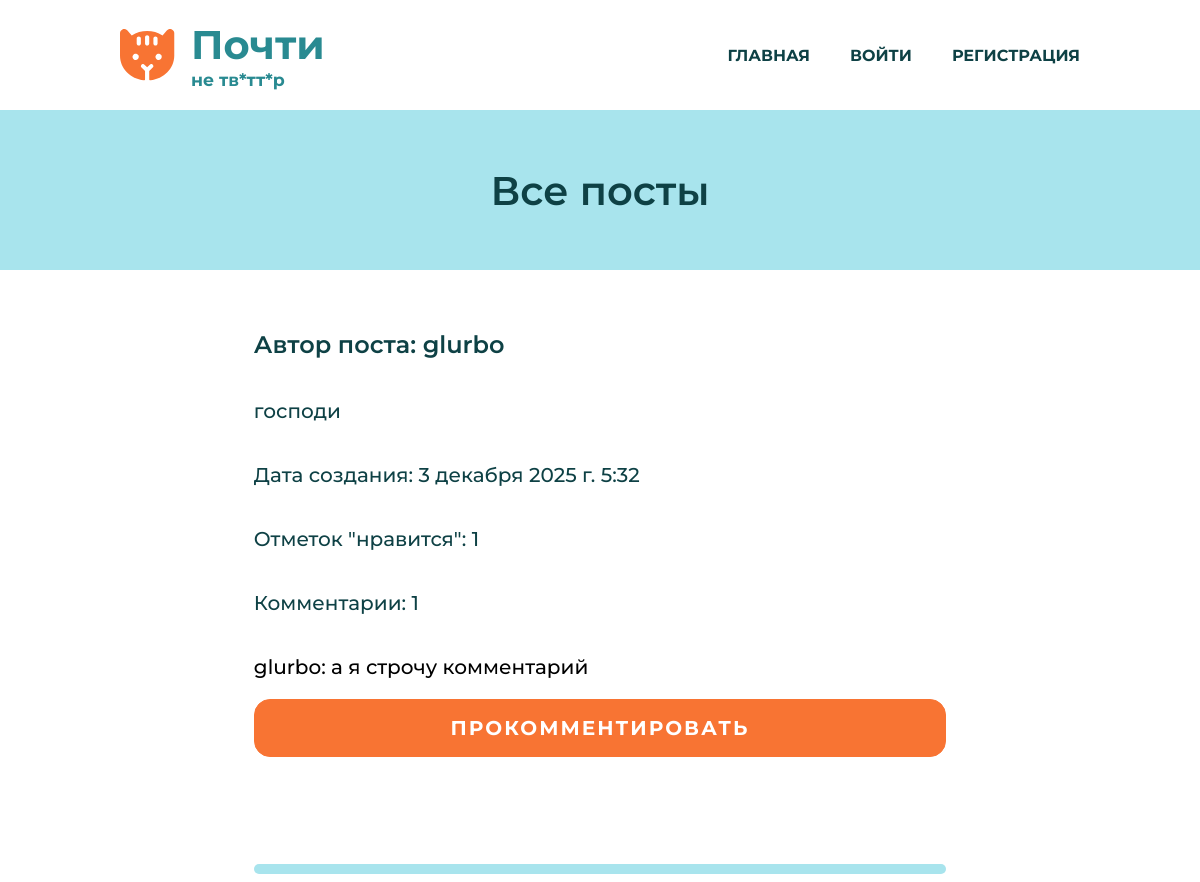
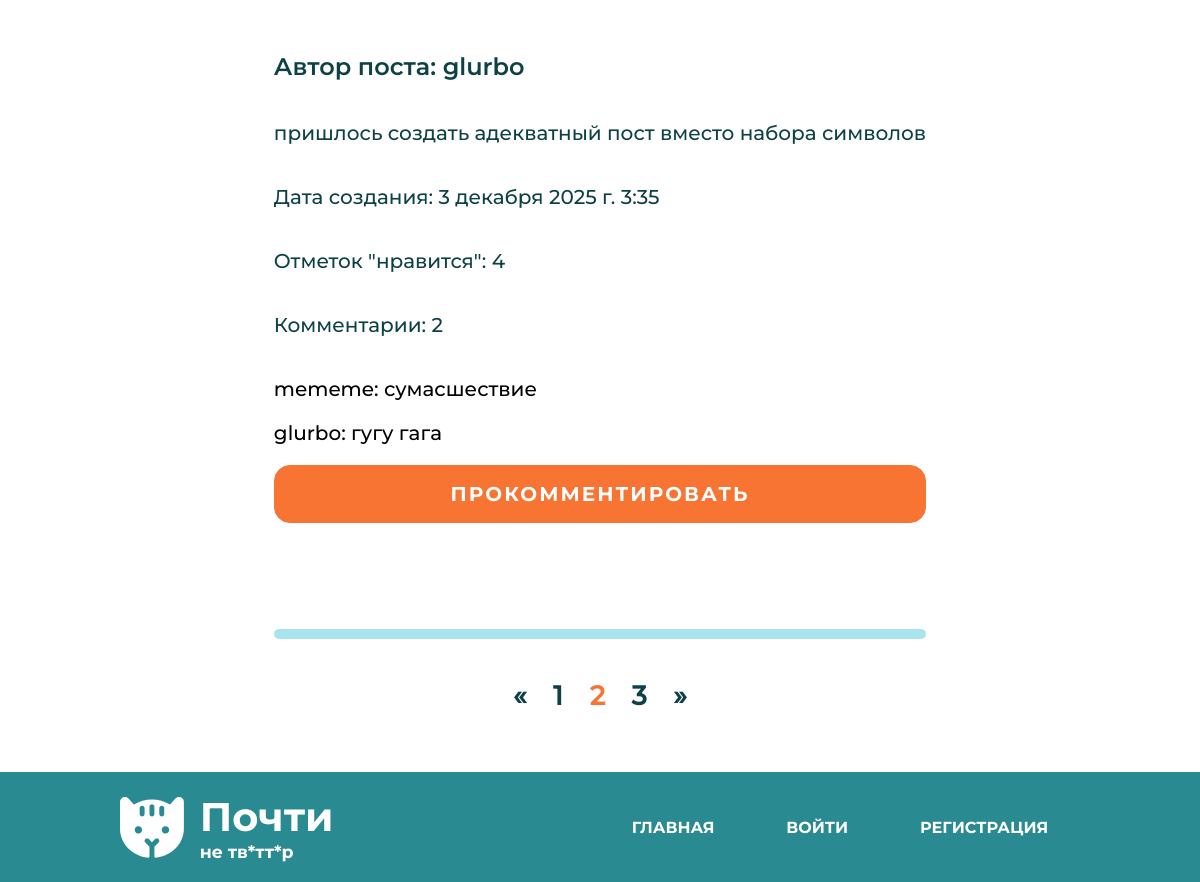
The app's page /posts/?page=2 with its own data (2 pictures, top to bottom).
### posts/models.py (models this page shows, shortened)
class Post(models.Model):
    post_text = models.TextField(verbose_name="Текст поста")
    author = models.ForeignKey('ReallyUser', on_delete=models.CASCADE, verbose_name='Автор поста', null=True)
    pub_date = models.DateTimeField(default=datetime.now, verbose_name="Дата публикации")
    likes = models.ManyToManyField(settings.AUTH_USER_MODEL, related_name="liked_posts", blank=True)
    class Meta:
        verbose_name = 'Пост'
        verbose_name_plural = 'Посты'

class ReallyUser(AbstractUser):
    avatar = models.ImageField(upload_to='avatars/', blank=True, null=True,
                               verbose_name='Аватар', default='avatars/image.png')
    biography = models.CharField(max_length=250, verbose_name="Биография", null=True)
    class Meta(AbstractUser.Meta):
        pass

class Comment(models.Model):
    comment_text = models.TextField(verbose_name="Текст комментария")
    post = models.ForeignKey('Post', on_delete=models.CASCADE,
                                      verbose_name="Комментарий к посту", blank=True, null=True)
    commenter = models.ForeignKey('ReallyUser', on_delete=models.CASCADE, verbose_name='Автор комментария', null=True)
    class Meta:
        verbose_name = 'Комментарий'
        verbose_name_plural = 'Комментарии'

### posts/views.py (the view)
# urls.py: path('', views.index, name='index'),
def index(request):
    posts = Post.objects.annotate(comment_count=Count('comment', distinct=True), likes_count=Count('likes', distinct=True)).order_by('-pub_date')[:50]
    paginator = Paginator(posts, 2)
    if 'page' in request.GET:
        page_num = request.GET['page']
    else:
        page_num = 1
    page = paginator.get_page(page_num)
    context = {'posts': page.object_list, 'page': page}
    return render(request, 'index.html', context)

### posts/templates/index.html (shortened to what this page needs)
{% extends "base_generic.html" %}
{% block content %}
<section class="title">
            <h1>Все посты</h1>
        </section>
        <section class="articles-wrapper">
            <div class="articles">
                <div class="four-articles">
                    {% if posts %}
                    {% for post in posts %}
                    <article>
                        <div class="article-inner">
                            <div class="article-text">
                                <h3>Автор поста: {{ post.author }}</h3>
                                <p>{{ post.post_text }}</p>
                                <p>Дата создания: {{ post.pub_date }}</p>
                                 {% if request.user.is_authenticated %}
            <p class="lele">
                <a href="{% url 'toggle_like' pk=post.pk %}">
                    {% if request.user in post.likes.all %}
                        Уже не нравится
                    {% else %}
                        Нравится
                    {% endif %}
                    {% if request.user == post.author %}
                        <a href="{% url 'edit-post' pk=post.pk %}" class="change"><b>Изменить пост?</b></a>
                        <a href="{% url 'delete-post' pk=post.pk %}" class="change"><b>Удалить пост?</b></a>
                    {% endif %}
                </a>
                <span>Отметок "нравится": {{ post.likes_count }}</span>
            </p>
        {% else %}
            <p>Отметок "нравится": {{ post.likes_count }}</p>
        {% endif %}
        <p>Комментарии: {{ post.comment_count }}</p>
                            </div>
                            <div class="article-buttons">
                                {% for comment in post.comment_set.all %}
        <p class="comment">{{ comment.commenter.username }}: {{ comment.comment_text }}</p>
    {% endfor %}
                                <a href="{% url 'add-comment' pk=post.pk %}" class="button">ПРОКОММЕНТИРОВАТЬ</a>
                                <form>
                                    <div class="favourite">
                                        <input class="fav-input" type="checkbox" id="fav1" checked>
                                    </div>
                                </form>
                            </div>
                            <div class="line"></div>
                            {% endfor %}
                            {% if page.paginator.num_pages > 1 %}
    <div class="pagination">
        <div class="pagination-list">
            {% if page.has_previous %}
                <div class="pagination-item">
                    <a href="?page={{ page.previous_page_number }}" class="pagination-link">&laquo;</a>
                </div>
            {% endif %}
            {% for num in page.paginator.page_range %}
                <div class="pagination-item {% if num == page.number %}active{% endif %}">
                    {% if num == page.number %}
                        <span class="pagination-link">{{ num }}</span>
                    {% else %}
                        <a href="?page={{ num }}" class="pagination-link">{{ num }}</a>
                    {% endif %}
                </div>
            {% endfor %}
            {% if page.has_next %}
                <div class="pagination-item">
                    <a href="?page={{ page.next_page_number }}" class="pagination-link">&raquo;</a>
                </div>
            {% endif %}
        </div>
    </div>
                            {% endif %}
                            {% else %}
                             <p>Нет постов :(</p>
                            {% endif %}
                        </div>
                    </article>
                </div>
            </div>
        </section>
{% endblock %}

### posts/static/css/style.css (style rules this page uses)
* { box-sizing: border-box; margin: 0; padding: 0; }
body { font-family: 'Montserrat Medium', sans-serif; font-size: 15pt; }
a { text-decoration: none; }
.button { color: #fff; font-size: 15pt; font-family: 'Montserrat Bold', sans-serif; background-color: #F87433; border: 1px solid #F87433; border-radius: 0.8em; display: flex; padding: 0.8em; letter-spacing: 0.1em; justify-content: center; width: 100%; }
.title { color:#0E4145; justify-content: center; font-size: 20pt; font-family: 'Montserrat SemiBold', sans-serif; display: flex; min-height: 6em; align-items: center; background-color: #a8e4ed; }
.articles-wrapper { min-height: 50em; display: flex; justify-content: center; padding: 1em 0; }
.articles { width: 80%; display: flex; flex-direction: column; row-gap: 3em; }
article { align-items: center; }
.four-articles { display: flex; align-items: center; flex-direction: column; row-gap: 3em; flex-wrap: wrap; }
.four-articles article { display: flex; column-gap: 2em; border-radius: 0.8em; }
.article-inner { display: flex; flex-direction: column; padding: 1em; row-gap: 2em; }
.article-buttons { display: flex; justify-content: space-between; flex-direction: column; }
.article-text { display: flex; flex-direction: column; row-gap: 2em; color: #0E4145; }
.article-text h3 { font-family: 'Montserrat SemiBold', sans-serif; font-size: 18pt; }
.favourite { width: fit-content; display: flex; justify-content: center; align-items: center; }
.fav-input { appearance: none; position: relative; background-image: url('../media/favourite.svg'); width: 3.5em; height: 3.5em; background-repeat: no-repeat; background-position: center; background-size: contain; }
.fav-input::after { content: ""; position: absolute; width: 0px; height: 0px; background-image: url('../media/favourite-checked.svg'); background-repeat: no-repeat; background-position: center; background-size: contain; }
.fav-input:checked::after { width: 3.5em; height: 3.5em; }
.pagination { align-self: center; display: flex; align-items: center; justify-content: center; }
.pagination-list { display: flex; column-gap: 1em; font-weight: bold; font-size: 20pt; color: #F87433; }
.pagination-list a { color: #0E4145; }
.line { border-radius: 0.8em; width: 100%; height: 0.5em; background-color: #a8e4ed; }
.article-buttons { row-gap: 1em; }

### records on screen
Post: author "glurbo", post_text "господи", pub_date "3 декабря 2025 г. 5:32", likes_count "1", comment_count "1"
Comment: commenter.username "glurbo", comment_text "а я строчу комментарий"
Post: author "glurbo", post_text "пришлось создать адекватный пост вместо набора символов", pub_date "3 декабря 2025 г. 3:35", likes_count "4", comment_count "2"
Comment: commenter.username "mememe", comment_text "сумасшествие"
Comment: commenter.username "glurbo", comment_text "гугу гага"

### other values on screen
{{ num }} "1" "3"
{{ num }} "2"
